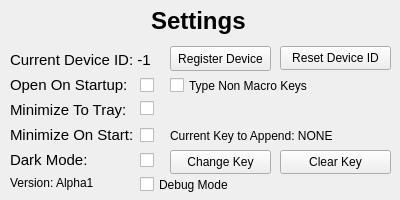
<?xml version="1.0" encoding="UTF-8"?>
<ui version="4.0">
 <class>Settings</class>
 <widget class="QWidget" name="Settings">
  <property name="geometry">
   <rect>
    <x>0</x>
    <y>0</y>
    <width>400</width>
    <height>200</height>
   </rect>
  </property>
  <property name="palette">
   <palette>
    <active>
     <colorrole role="Highlight">
      <brush brushstyle="SolidPattern">
       <color alpha="255">
        <red>0</red>
        <green>120</green>
        <blue>215</blue>
       </color>
      </brush>
     </colorrole>
    </active>
    <inactive>
     <colorrole role="Highlight">
      <brush brushstyle="SolidPattern">
       <color alpha="255">
        <red>240</red>
        <green>240</green>
        <blue>240</blue>
       </color>
      </brush>
     </colorrole>
    </inactive>
    <disabled>
     <colorrole role="Highlight">
      <brush brushstyle="SolidPattern">
       <color alpha="255">
        <red>0</red>
        <green>120</green>
        <blue>215</blue>
       </color>
      </brush>
     </colorrole>
    </disabled>
   </palette>
  </property>
  <property name="mouseTracking">
   <bool>true</bool>
  </property>
  <property name="windowTitle">
   <string>Settings</string>
  </property>
  <property name="windowIcon">
   <iconset resource="MacroApp.qrc">
    <normaloff>:/MacroApp/logo.png</normaloff>:/MacroApp/logo.png</iconset>
  </property>
  <widget class="QLabel" name="settingsLabel">
   <property name="geometry">
    <rect>
     <x>151</x>
     <y>0</y>
     <width>111</width>
     <height>41</height>
    </rect>
   </property>
   <property name="font">
    <font>
     <pointsize>18</pointsize>
     <bold>true</bold>
    </font>
   </property>
   <property name="text">
    <string>Settings</string>
   </property>
  </widget>
  <widget class="QLabel" name="currentID">
   <property name="geometry">
    <rect>
     <x>10</x>
     <y>50</y>
     <width>221</width>
     <height>20</height>
    </rect>
   </property>
   <property name="font">
    <font>
     <pointsize>11</pointsize>
    </font>
   </property>
   <property name="text">
    <string>Current Device ID: -1</string>
   </property>
  </widget>
  <widget class="QLabel" name="openOnStartupLabel">
   <property name="geometry">
    <rect>
     <x>10</x>
     <y>75</y>
     <width>131</width>
     <height>20</height>
    </rect>
   </property>
   <property name="font">
    <font>
     <pointsize>11</pointsize>
    </font>
   </property>
   <property name="text">
    <string>Open On Startup:</string>
   </property>
  </widget>
  <widget class="QCheckBox" name="openOnStartupBox">
   <property name="geometry">
    <rect>
     <x>140</x>
     <y>75</y>
     <width>31</width>
     <height>21</height>
    </rect>
   </property>
   <property name="text">
    <string/>
   </property>
  </widget>
  <widget class="QLabel" name="darkModeLabel">
   <property name="geometry">
    <rect>
     <x>10</x>
     <y>150</y>
     <width>131</width>
     <height>20</height>
    </rect>
   </property>
   <property name="font">
    <font>
     <pointsize>11</pointsize>
    </font>
   </property>
   <property name="text">
    <string>Dark Mode: </string>
   </property>
  </widget>
  <widget class="QCheckBox" name="darkModeBox">
   <property name="geometry">
    <rect>
     <x>140</x>
     <y>150</y>
     <width>21</width>
     <height>21</height>
    </rect>
   </property>
   <property name="text">
    <string/>
   </property>
  </widget>
  <widget class="QLabel" name="versionLabel">
   <property name="geometry">
    <rect>
     <x>10</x>
     <y>175</y>
     <width>381</width>
     <height>16</height>
    </rect>
   </property>
   <property name="text">
    <string>Version: Alpha1</string>
   </property>
  </widget>
  <widget class="QLabel" name="minimizeToTrayLabel">
   <property name="geometry">
    <rect>
     <x>10</x>
     <y>100</y>
     <width>131</width>
     <height>20</height>
    </rect>
   </property>
   <property name="font">
    <font>
     <pointsize>11</pointsize>
    </font>
   </property>
   <property name="text">
    <string>Minimize To Tray:</string>
   </property>
  </widget>
  <widget class="QCheckBox" name="minimizeToTrayBox">
   <property name="geometry">
    <rect>
     <x>140</x>
     <y>98</y>
     <width>31</width>
     <height>21</height>
    </rect>
   </property>
   <property name="text">
    <string/>
   </property>
  </widget>
  <widget class="QLabel" name="minimizeOnStartLabel">
   <property name="geometry">
    <rect>
     <x>10</x>
     <y>125</y>
     <width>141</width>
     <height>20</height>
    </rect>
   </property>
   <property name="font">
    <font>
     <pointsize>11</pointsize>
    </font>
   </property>
   <property name="text">
    <string>Minimize On Start:</string>
   </property>
  </widget>
  <widget class="QCheckBox" name="minimizeOnStartBox">
   <property name="geometry">
    <rect>
     <x>140</x>
     <y>125</y>
     <width>31</width>
     <height>20</height>
    </rect>
   </property>
   <property name="text">
    <string/>
   </property>
  </widget>
  <widget class="QCheckBox" name="debugModeBox">
   <property name="geometry">
    <rect>
     <x>140</x>
     <y>174</y>
     <width>111</width>
     <height>21</height>
    </rect>
   </property>
   <property name="font">
    <font>
     <pointsize>9</pointsize>
    </font>
   </property>
   <property name="text">
    <string>Debug Mode</string>
   </property>
  </widget>
  <widget class="QPushButton" name="registerDeviceButton">
   <property name="geometry">
    <rect>
     <x>170</x>
     <y>46</y>
     <width>101</width>
     <height>25</height>
    </rect>
   </property>
   <property name="text">
    <string>Register Device</string>
   </property>
  </widget>
  <widget class="QCheckBox" name="typeNonMacroKeys">
   <property name="geometry">
    <rect>
     <x>170</x>
     <y>75</y>
     <width>151</width>
     <height>21</height>
    </rect>
   </property>
   <property name="text">
    <string>Type Non Macro Keys</string>
   </property>
  </widget>
  <widget class="QPushButton" name="resetDeviceIDButton">
   <property name="geometry">
    <rect>
     <x>280</x>
     <y>46</y>
     <width>111</width>
     <height>24</height>
    </rect>
   </property>
   <property name="text">
    <string>Reset Device ID</string>
   </property>
  </widget>
  <widget class="QLabel" name="currentKeyToAppendLabel">
   <property name="geometry">
    <rect>
     <x>170</x>
     <y>125</y>
     <width>231</width>
     <height>21</height>
    </rect>
   </property>
   <property name="text">
    <string>Current Key to Append: NONE</string>
   </property>
  </widget>
  <widget class="QPushButton" name="changeAppendedKeyButton">
   <property name="geometry">
    <rect>
     <x>170</x>
     <y>150</y>
     <width>101</width>
     <height>24</height>
    </rect>
   </property>
   <property name="text">
    <string>Change Key</string>
   </property>
  </widget>
  <widget class="QPushButton" name="clearAppendedKeyButton">
   <property name="geometry">
    <rect>
     <x>280</x>
     <y>150</y>
     <width>111</width>
     <height>24</height>
    </rect>
   </property>
   <property name="text">
    <string>Clear Key</string>
   </property>
  </widget>
 </widget>
 <layoutdefault spacing="6" margin="11"/>
 <resources>
  <include location="MacroApp.qrc"/>
 </resources>
 <connections/>
</ui>
